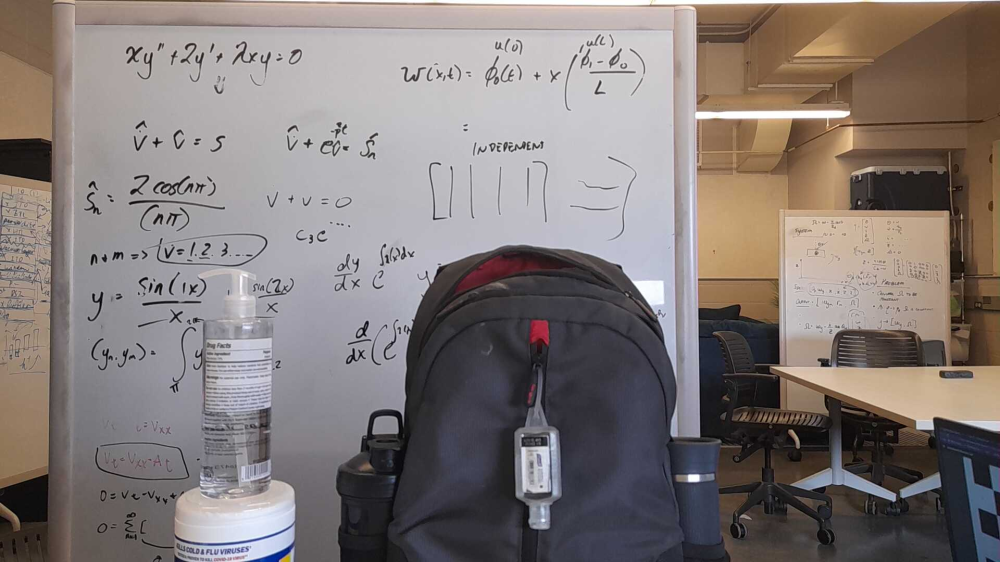
#> input picture data/stationary_not_board/imageL5.png, 1000 x 562 px
$ jupyter execute --allow-errors sandbox.ipynb
#> lines starting #> are read from the running program, lines starting #| are printed output that depends on the picture
### dependencies.py
import numpy as np
import cv2 as cv

# -----------------------------General Functions---------------------------------


# [44 lines left out: functions clamp, disp_filtering, not called in this run]

# ------------------Functions for the frame by frame method----------------------


def find_matches(img1, img2):
    '''
    Function takes in two images and finds best matches between them.
    :param img1: first image.
    :param img2: second image.
    :returns: list with good matches, lists with coords from imgL and imgR.
    '''
    sift = cv.SIFT_create()
    kp1, des1 = sift.detectAndCompute(img1, None)
    kp2, des2 = sift.detectAndCompute(img2, None)

    FLANN_INDEX_KDTREE = 1
    index_params = dict(algorithm=FLANN_INDEX_KDTREE, trees=5)
    search_params = dict(checks=50)   # or pass empty dictionary
    flann = cv.FlannBasedMatcher(index_params, search_params)
    matches = flann.knnMatch(des1, des2, k=2)

    matchesMask = [[0, 0] for i in range(len(matches))]
    good = []
    pts1 = []
    pts2 = []

    for i, (m, n) in enumerate(matches):
        if m.distance < 0.7*n.distance:
            # Keep this keypoint pair
            matchesMask[i] = [1, 0]
            good.append(m)
            pts2.append(kp2[m.trainIdx].pt)
            pts1.append(kp1[m.queryIdx].pt)

    pts1 = np.int32(pts1)
    pts2 = np.int32(pts2)

    return good, pts1, pts2


def rectify_images(img1, img2, pts1, pts2):
    '''
    Rectification of images using the Fundamental Matrix.
    :param img1: first image to rectify.
    :param img2: second image to rectify.
    :param pts1: feature points in the first image.
    :param pts2: feature points in the second image.
    :returns: rectified images 1 and 2.
    '''
    fundamental_matrix, inliers = cv.findFundamentalMat(
        pts1, pts2, cv.FM_RANSAC)

    h1, w1 = img1.shape[:-1]
    h2, w2 = img2.shape[:-1]
    _, H1, H2 = cv.stereoRectifyUncalibrated(
        np.float32(pts1), np.float32(pts2), fundamental_matrix, imgSize=(w1, h1)
    )

    img1_rectified = cv.warpPerspective(img1, H1, (w1, h1))
    img2_rectified = cv.warpPerspective(img2, H2, (w2, h2))
    return img1_rectified, img2_rectified

# -------------Function for the precalculated fundamental matrix-----------------------


def rect_using_fmatrix(imgL, imgR, path='stereoMap.xml'):
    '''
    Function rectifies images using a predefined fundamental matrix,
    recorded in stereoMap.xml, using the rectification.py script.
    :param imgL: left image.
    :param imgR: right image.
    :param path: path to the stereoMap.xml file.
    :returns: recitifed left and right images.
    '''
    cv_file = cv.FileStorage()
    cv_file.open(path, cv.FileStorage_READ)

    stereoMapL_x = cv_file.getNode('stereoMapL_x').mat()
    stereoMapL_y = cv_file.getNode('stereoMapL_y').mat()
    stereoMapR_x = cv_file.getNode('stereoMapR_x').mat()
    stereoMapR_y = cv_file.getNode('stereoMapR_y').mat()
    imgL_rect = cv.remap(imgL, stereoMapL_x, stereoMapL_y,
                         cv.INTER_LANCZOS4, cv.BORDER_CONSTANT, 0)
    imgR_rect = cv.remap(imgR, stereoMapR_x, stereoMapR_y,
                         cv.INTER_LANCZOS4, cv.BORDER_CONSTANT, 0)

    return imgL_rect, imgR_rect

### sandbox.ipynb
[cell 1]
import numpy as np
import cv2 as cv
import matplotlib.pyplot as plt
import dependencies as deps

### Importing the images, matching and rectification.

[cell 2]
# imgL = cv.imread('data/not_board/imageL3.png')
# imgR = cv.imread('data/not_board/imageR3.png')
imgL = cv.imread('data/stationary_not_board/imageL5.png')
#> imgL is the input picture: shape (562, 1000, 3); mean B, G, R 120.3, 122.3, 130.9
imgR = cv.imread('data/stationary_not_board/imageR5.png')
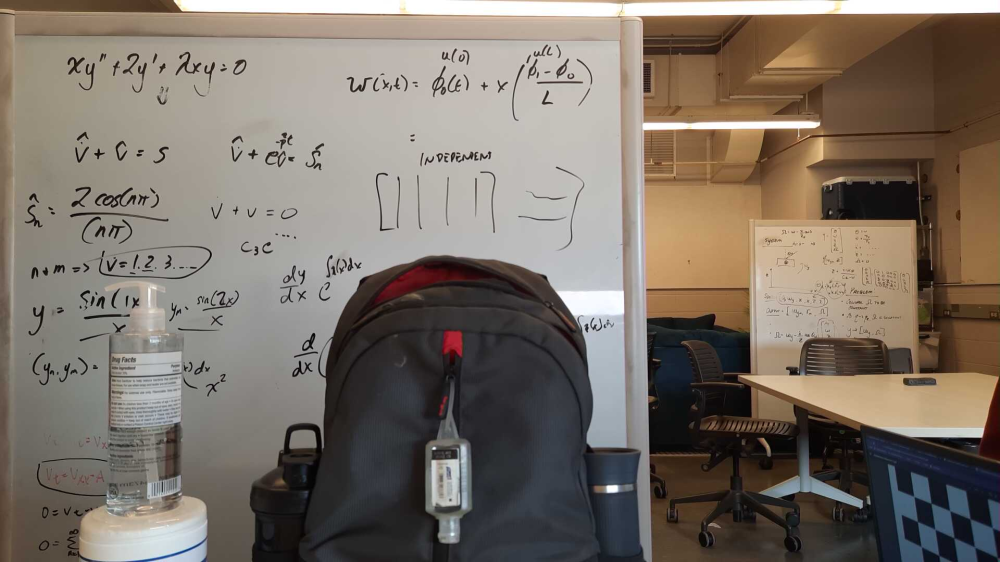
#> input picture data/stationary_not_board/imageR5.png, 1000 x 562 px
#> imgR is the input picture: shape (562, 1000, 3); mean B, G, R 104.3, 114.2, 124.1
#Pipeline to rectify images without using the precalculated fundamental matrix,
#getting it by matching features of the images every time and calculating it.
good, pts1, pts2 = deps.find_matches(imgL, imgR)
#> in find_matches, `kp1, des1 = sift.detectAndCompute(img1, None)`: kp1 = 1506 keypoints; strongest (x, y, size): (384, 245, 2.1), (345, 148, 3.1), (542, 143, 1.9), (339, 124, 2.9)
#> in find_matches, `kp2, des2 = sift.detectAndCompute(img2, None)`: kp2 = 1315 keypoints; strongest (x, y, size): (612, 489, 7), (434, 448, 2.1), (489, 153, 2), (291, 159, 3.2)
#> in find_matches, `matches = flann.knnMatch(des1, des2, k=2)`: matches = 1506 matches
#> in find_matches, `matchesMask = [[0, 0] for i in range(len(matches))]`: matchesMask = 1506 pairs, first value 0 to 0, second value 0 to 0
#> after the loop in find_matches, `for i, (m, n) in enumerate(matches):`: good = 532 matches; matchesMask = 1506 pairs, first value 0 to 1, second value 0 to 0; pts1 = 532 pairs, first value 15.04 to 994.6, second value 3.09 to 537.7; pts2 = 532 pairs, first value 11.68 to 977.8, second value 17 to 557.6
#> in find_matches, `pts1 = np.int32(pts1)`: pts1 = 532 pairs, first value 15 to 994, second value 3 to 537
#> in find_matches, `pts2 = np.int32(pts2)`: pts2 = 532 pairs, first value 11 to 977, second value 16 to 557
#> good = 532 matches
imgL_rect, imgR_rect = deps.rectify_images(imgL, imgR, pts1, pts2)
#> in rectify_images, `fundamental_matrix, inliers = cv.findFundamentalMat( pts1, pts2, cv.FM..`: fundamental_matrix = [[-3.42e-08, -1.48e-05, -0.00234], [1.35e-05, -4e-06, -0.127], [0.00237, 0.129, 1]]; inliers = 532 values, max 1 at index 1, min 0 at index 0, mean 0.927
#> in rectify_images, `_, H1, H2 = cv.stereoRectifyUncalibrated( np.float32(pts1), np.float32..`: H1 = [[-0.127, 0.0122, 2.74], [-0.00249, -0.129, 0.196], [1.43e-05, -5.06e-06, -0.135]]; H2 = [[0.938, -0.0493, 44.7], [0.0186, 1, -9.41], [-0.000121, 6.35e-06, 1.06]]
#> in rectify_images, `img1_rectified = cv.warpPerspective(img1, H1, (w1, h1))`:
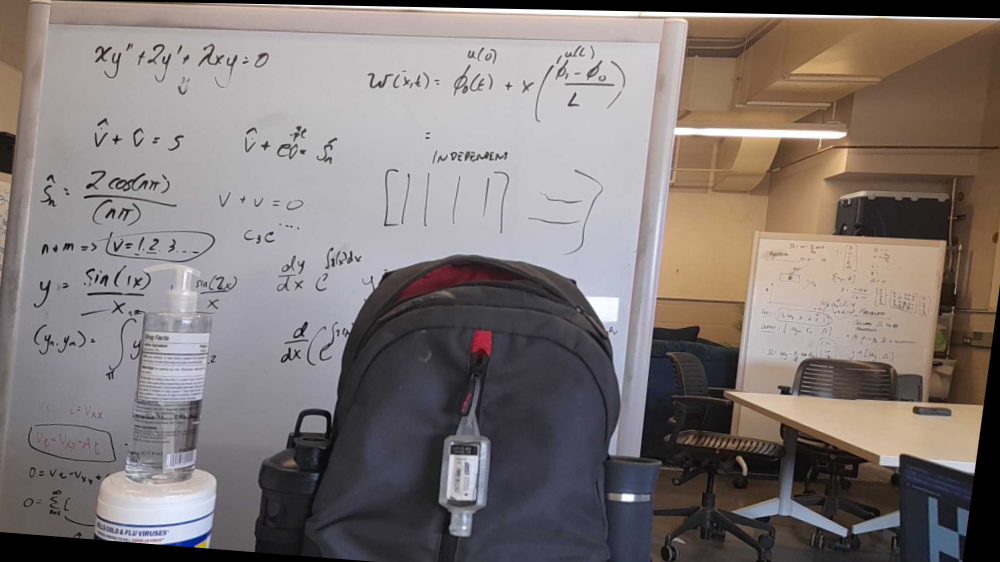
#> img1_rectified: shape (562, 1000, 3); mean B, G, R 118, 120.1, 128.6
#> in rectify_images, `img2_rectified = cv.warpPerspective(img2, H2, (w2, h2))`:
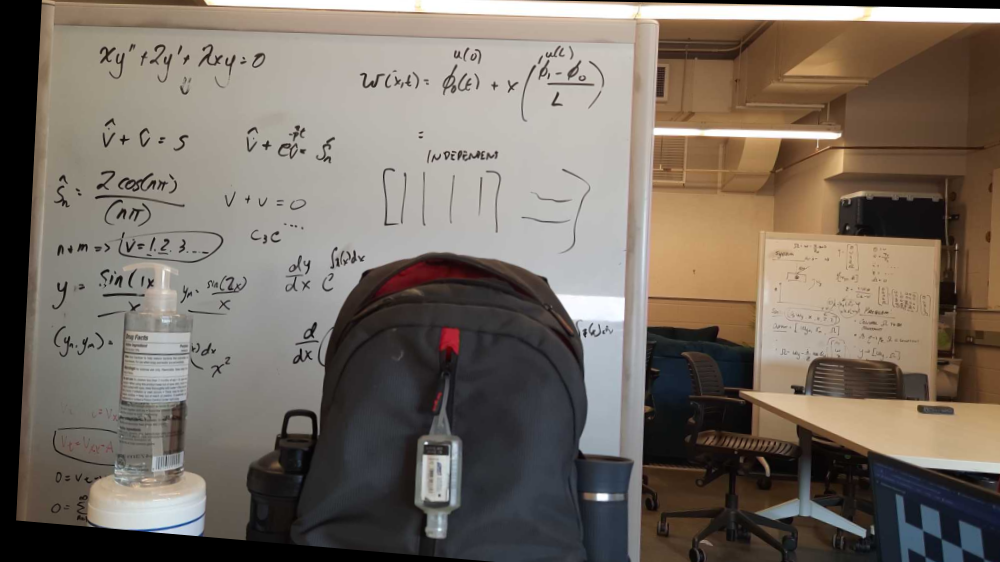
#> img2_rectified: shape (562, 1000, 3); mean B, G, R 99.6, 109.2, 119
#Get the rectified images using the precalculated fundamental matrix from the
#chessboard method.
#> (the rest of this cell did not finish here and is left out)


#> (a cell that did not finish here is left out)

[cell 4]
# [14 lines of commented-out code are left out]

### Calculating Disparity

[cell 5]
block_size = 9
min_disp = -144
max_disp = +144
# Maximum disparity minus minimum disparity. The value is always greater than zero.
# In the current implementation, this parameter must be divisible by 16.
num_disp = max_disp - min_disp
# Margin in percentage by which the best (minimum) computed cost function value should "win" the second best value to consider the found match correct.
# Normally, a value within the 5-15 range is good enough
uniquenessRatio = 10
# Maximum size of smooth disparity regions to consider their noise speckles and invalidate.
# Set it to 0 to disable speckle filtering. Otherwise, set it somewhere in the 50-200 range.
speckleWindowSize = 200
# Maximum disparity variation within each connected component.
# If you do speckle filtering, set the parameter to a positive value, it will be implicitly multiplied by 16.
# Normally, 1 or 2 is good enough.
speckleRange = 2
disp12MaxDiff = 0

matcher = cv.StereoSGBM_create(
    minDisparity=min_disp,
    numDisparities=num_disp,
    blockSize=block_size,
    uniquenessRatio=uniquenessRatio,
    speckleWindowSize=speckleWindowSize,
    speckleRange=speckleRange,
    disp12MaxDiff=disp12MaxDiff,
    P1=2 * 1 * block_size * block_size,
    P2=10 * 1 * block_size * block_size,
)
disparity = matcher.compute(imgL_rect, imgR_rect)
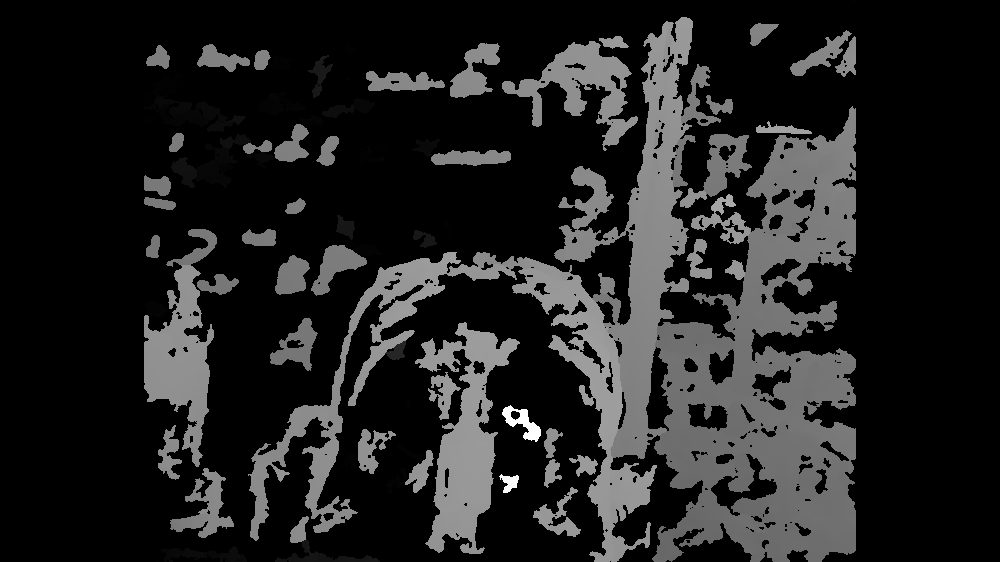
#> disparity: shape (562, 1000) int16; min -2320, max 2288, mean -1722.2; drawn with min black and max white
#> (the rest of this cell did not finish here and is left out)

[cell 6]
fig = plt.figure(4, figsize = (6,6), dpi = 250)
fig.patch.set_facecolor('w')

nrows = 3
ncols = 2

plt.subplot(nrows,ncols,1)
plt.title("Image rectified.", fontsize=7)
plt.imshow(imgL_rect)

plt.subplot(nrows,ncols,3)
plt.title("Disparity unfiltered.", fontsize=7)
plt.imshow(disparity)

plt.subplot(nrows,ncols,5)
plt.title("Disparity map filtered.", fontsize=7)
#> (the rest of this cell did not finish here and is left out)
